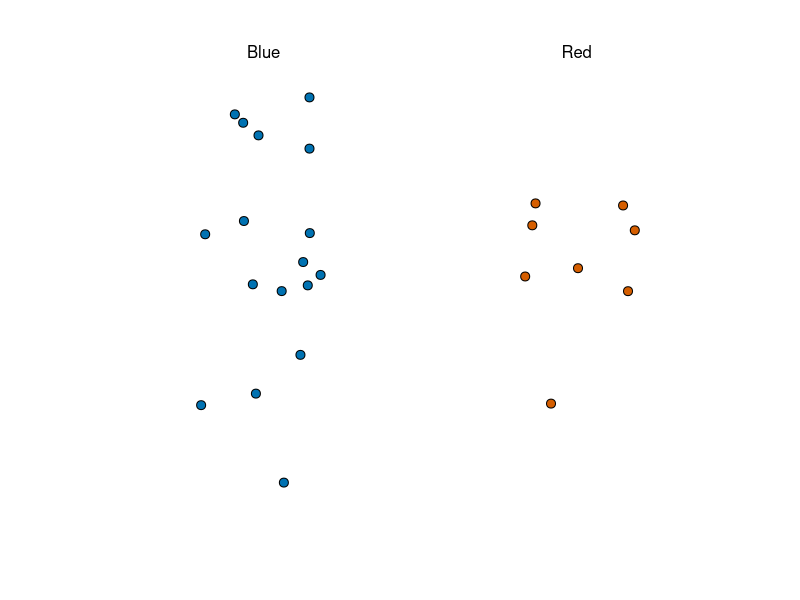
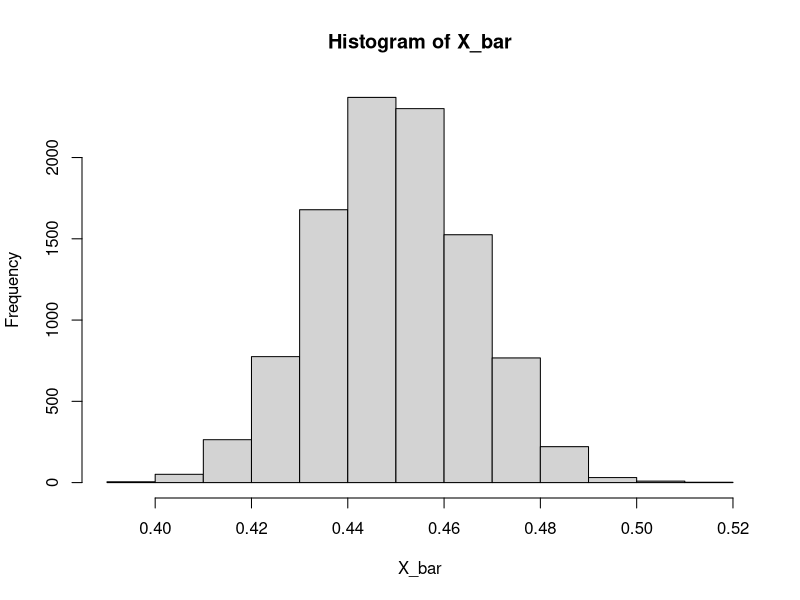
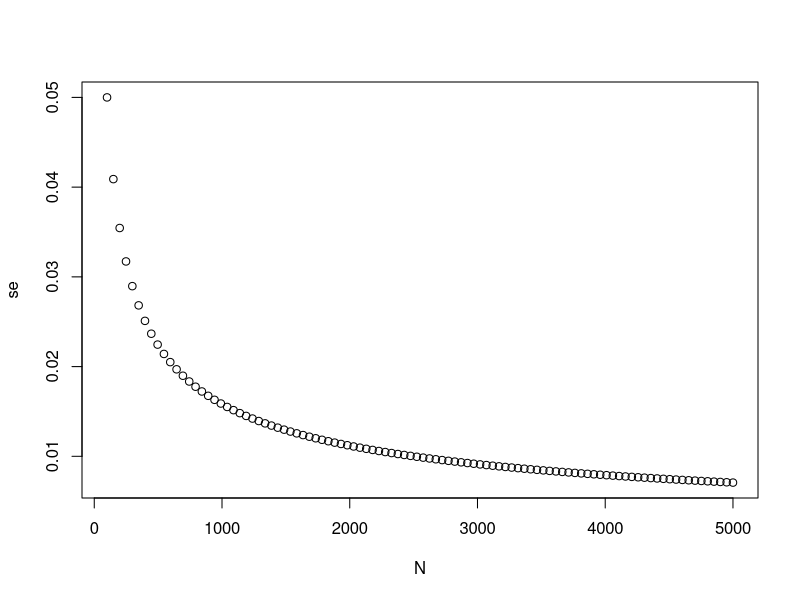
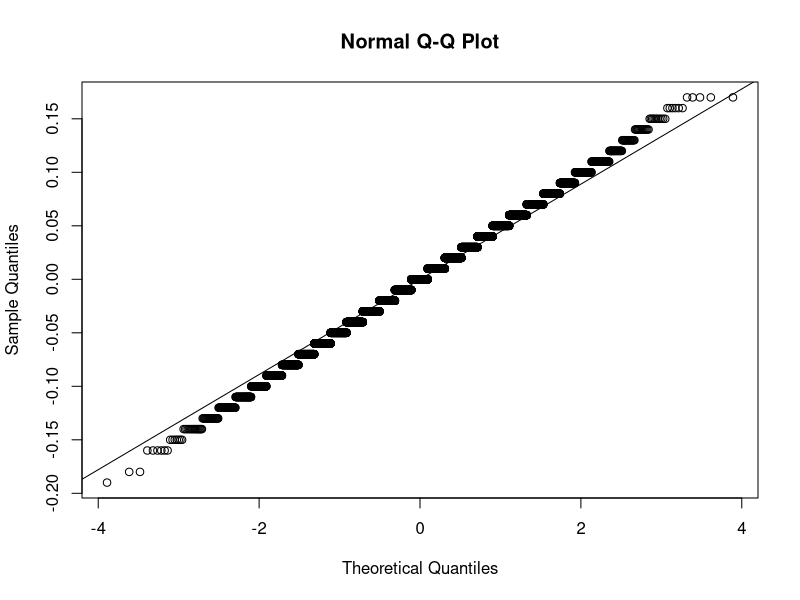
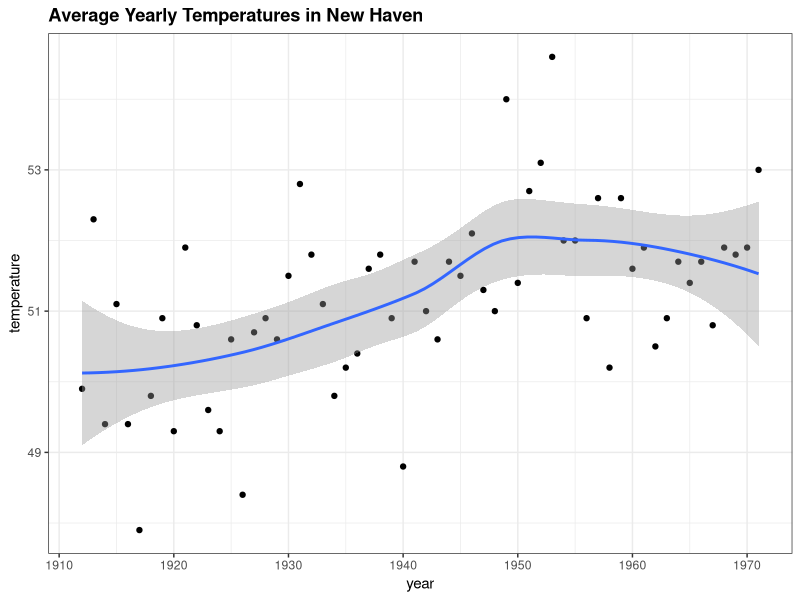

Reproduce these figures in R, in order. (Note: this script raises an error after producing the figures.)
library(tidyverse)
library(dslabs)
ds_theme_set()
take_poll(25) 
# dslabs equivalent to draw random sample of 25 beads from urn of blue and red beads
# Computing estimate of std error
X_bar <- 0.48
se_hat <- sqrt(X_bar*(1 - X_bar)/25)
se_hat # approx 0.100

# Probability of being within 1% of p or population mean
pnorm(0.01/se_hat) - pnorm(-0.01/se_hat) # 0.08 or 8%

# Probability of 2 SEs from p or populaton mean
pnorm(2) - pnorm(-2) # 95%

## Monte Carlo Simulation for testing CLT on urn model
# urn model - BUT cannot run due p unknown
# B <- 10000 # beads in urn
# N <- 1000 # sample size
# X_bar <- replicate(B, {
#   X <- sample(c(0,1), size = N, replace = TRUE, prob = c(1-p, p))
#   mean(X)
# })

# testing for 1 example at p = 0.45
# theory
X_bar <- 0.45
se_hat <- sqrt(X_bar*(1 - X_bar)/1000)
se_hat # approx 0.0157 or 1.6%

# monte carlo sim
B <- 10000 # beads in urn
N <- 1000 # sample size
X_bar <- replicate(B, {
  X <- sample(c(0,1), size = N, replace = TRUE, prob = c(1-0.45, 0.45))
  mean(X)
})
sd(X_bar) # 0.0156 or 1.6%
# plot histogram to check if distribution is normal
hist(X_bar) # appears to be normal distribution

# DC Ex1
# Write a function called `take_sample` that takes `p` and `N` as arguements and 
#returns the average value of a randomly sampled population.
take_sample <-  function(p, N) {
  X <- sample(c(0,1), size = N, replace = TRUE, prob = c(1-p, p)) 
  mean(X)
  }


# Use the `set.seed` function to make sure your answer matches the expected result after 
# random sampling
set.seed(1)

# Define `p` as the proportion of Democrats in the population being polled
p <- 0.45

# Define `N` as the number of people polled
N <- 100

# Call the `take_sample` function to determine the sample average of `N` randomly 
#selected people from a population containing a proportion of Democrats equal to `p`. Print this value to the console.
take_sample(p, N)

# DC Ex2
# Define `p` as the proportion of Democrats in the population being polled
p <- 0.45

# Define `N` as the number of people polled
N <- 100

# The variable `B` specifies the number of times we want the sample to be replicated
B <- 10000

# Use the `set.seed` function to make sure your answer matches the expected result 
#after random sampling
set.seed(1)

# Create an objected called `errors` that replicates subtracting the result of the 
#`take_sample` function from `p` for `B` replications
errors <- replicate(B, {
  p - take_sample(p, N)
})

# Calculate the mean of the errors. Print this value to the console.
mean(errors) # -4.9e-05


# Ex8 plotting SE vs N
N <- seq(100, 5000, len = 100)
p <- 0.5
se <- sqrt(p*(1-p)/N)
plot(N, se)


# Ex11 make a qq-plot of errors to see if they flw a normal distribution
qqnorm(errors)
qqline(errors)


# Ex12 estimating prob of x_bar > 0.5
p <- 0.45
N <- 100
X_bar <- p
se_hat <- sqrt(X_bar*(1-X_bar)/N)
se_hat
1 - pnorm((0.5-0.45)/se_hat) # 1 - prob of X_bar <= 0.5 =  0.1574393
# actually prob x-bar < 0.5 ----- 1 - ccc = prob >= 0.5

# Ex13 estimating prob of specific error size
# Define `N` as the number of people polled
N <-100

# Define `X_hat` as the sample average
X_hat <- 0.51

# Define `se_hat` as the standard error of the sample average
se_hat <- sqrt(X_hat*(1-X_hat)/N)
se_hat

# Calculate the probability that the error is 0.01 or larger
1 - pnorm(0.01/se_hat) + pnorm(-0.01/se_hat) # 0.8414493

# grader wants:
# # Define `N` as the number of people polled
# N <-100
# 
# # Define `X_hat` as the sample average
# X_hat <- 0.51
# 
# # Define `se_hat` as the standard error of the sample average
# se_hat <- sqrt(X_hat*(1-X_hat)/N)
# 
# # Calculate the probability that the error is 0.01 or larger
# 1 - pnorm(0.01, mean = 0, sd = se_hat) + pnorm(-0.01, mean = 0, sd = se_hat)


# 0.8414493


## Confidence Intervals
# from geom_smooth
data("nhtemp")
data.frame(year=as.numeric(time(nhtemp)), temperature=as.numeric(nhtemp)) %>%
  ggplot(aes(year, temperature)) +
  geom_point() +
  geom_smooth() +
  ggtitle("Average Yearly Temperatures in New Haven")

# Monte Carlo simulation
p <- 0.45
N <- 1000
X <- sample(c(0,1), size = N, replace = TRUE, prob = c(1-p,p))
X_hat <- mean(X)
SE_hat <- sqrt(X_hat*(1-X_hat)/N)
c(X_hat - 2*SE_hat, X_hat + 2*SE_hat)

# prob of p between 2 SE_hat
pnorm(2) - pnorm(-2) # approx 95%

# qnorm vs pnorm
qnorm(.975) #  1.959964 = z for 95% CI
qnorm(.995) # 2.575829 = Z for 99% CI
pnorm(2.575829) # 0.995
pnorm(2.575829) - pnorm(-2.575829) # 99% CI
pnorm(qnorm(0.995)) # 0.995
# pnorm(1 - qnorm(0.995)) # 0.05753257 ERROR code
pnorm(qnorm(1 - 0.995)) # 0.05

# Monte Carlo sim for CIs
B <- 10000
inside <- replicate(B, {
  X <- sample(c(0,1), size = N, replace = TRUE, prob = c(1-p,p))
  X_hat <- mean(X)
  SE_hat <- sqrt(X_hat*(1-X_hat)/N)
  between(p, X_hat - 2*SE_hat, X_hat + 2*SE_hat)
})
mean(inside)

# Power
# CI for spread = 2p - 1 >> 2p - 1 +/- 2SE
N <- 25
X_hat <- 0.48
(2*X_hat -1) + c(-2,2)*2*sqrt(X_hat*(1-X_hat)/sqrt(N)) 

# P-Values - is the spread bigger than 0: Null Hypothesis = spread is 0
# for spread of 0.04 what is proability of spread being greater than 2 and
# including 0?
N <- 100
z <- sqrt(N)*0.02/0.5
1 - (pnorm(z) - pnorm(-z)) # 0.6891565 - hence cannot reject Null Hypothesis


### Statistical Models
## Poll Aggretators
# Monte Carlo simulation using 2012 election 3.9% as spread between the 2 candidates
d <- 0.039
Ns <- c(1298, 533, 1342, 897, 774, 254, 812, 324, 1291, 1056, 2172, 516)
# mimics actual poll sizes
p <- (d+1)/2 # proportion of people voting for 'Obama'

confidence_intervals <- sapply(Ns, function(N) {
  # X <- sample(c(0,1), size=N, replace=TRUE, prob=c(1-p, p)) # using size N
  X <- sample(c(0,1), size=Ns, replace=TRUE, prob=c(1-p, p)) # using size Ns
  X_hat <- mean(X) # proportion of people voting for Obama in each sample
  SE_hat <- sqrt(X_hat*(1-X_hat)/N)
  2*c(X_hat, X_hat - 2*SE_hat, X_hat + 2*SE_hat) - 1 # CI for spread?
})

polls <- data.frame(poll=1:ncol(confidence_intervals),
                    t(confidence_intervals),
                    sample_size=Ns)
names(polls) <- c("poll", "estimate", "low", "high", "sample_size")
polls

# aggregating the polls
sum(polls$sample_size)
d_hat <- polls %>%
  summarise(avg = sum(estimate*sample_size) / sum(sample_size)) %>%
  .$avg

p_hat <- (1+d_hat)/2
moe <- 2*1.96*sqrt(p_hat*(1-p_hat)/sum(polls$sample_size))
moe # 0.018
round(d_hat*100, 1)
round(moe*100, 1)

# Pollsters and multilevel models
# Poll Data and Pollster Bias
data(polls_us_election_2016)
names(polls_us_election_2016)

# Filtering in only national polls, on or after Oct 31 2016 and 
# grade A or better and ungraded
polls <- polls_us_election_2016 %>%
  filter(state == "U.S." & enddate >= "2016-10-31" & 
           (grade %in% c("A+", "A", "A-", "B+") | is.na(grade)))

polls <- polls %>%
  mutate(spread = rawpoll_clinton/100 - rawpoll_trump/100)

d_hat <- polls %>%
  summarise(d_hat = sum(spread*samplesize) / sum(samplesize)) %>%
  .$d_hat

d_hat

p_hat <- (d_hat+1)/2

# margin of error - 'std error' on spread on all polls as 1 giant poll
moe <- 2*1.96*sqrt(p_hat*(1-p_hat)/sum(polls$samplesize))

# histogram of polls
polls %>%
  ggplot(aes(spread)) +
  geom_histogram(color = "black", binwidth = .01)

# pollster table - summarise(n()) shows number of occurrences of pollster
polls %>% group_by(pollster) %>% summarise(n())

# limit to pollsters' who polled more than 6 times
polls %>% group_by(pollster) %>%
  filter(n() >= 6) %>%
  ggplot(aes(pollster, spread)) +
  geom_point() +
  theme(axis.text.x = element_text(angle = 90, hjust = 1))

# std errors
polls %>% group_by(pollster) %>%
  filter(n() >= 6) %>%
  summarise(se = 2*sqrt(p_hat*(1-p_hat)/median(samplesize)))



### Data-driven Models
# collect pollster's last result and show histogram
one_poll_per_pollster <- polls %>% group_by(pollster) %>%
  filter(enddate == max(enddate)) %>%
  ungroup()
one_poll_per_pollster %>%
  ggplot(aes(spread)) +
  geom_histogram(binwidth = 0.01)

# sd for spread where poll has contnuous p
sd(one_poll_per_pollster$spread)

# confidence interval
results <- one_poll_per_pollster %>%
  summarise(avg = mean(spread), se = sd(spread)/sqrt(length(spread))) %>%
  mutate(start = avg - 1.96*se, end = avg + 1.96*se)
round(results*100, 1)



### Bayesian Stats
# Monte Carlo simulation to investigate test for cystic fibrosis
prev <- 0.00025 # prevalence of disease
N <- 100000
outcome <- sample(c("Disease", "Healthy"), N, replace = TRUE, prob = c(prev, 1-prev))
N_D <- sum(outcome == "Disease") # no. with disease
N_D
N_H <- sum(outcome == "Healthy") # no. healthy
N_H

# investigate false positives
accuracy <- 0.99
test <- vector("character", N)
test[outcome=="Disease"] <- sample(c("+", "-"), N_D, replace = TRUE, prob = c(accuracy, 1 - accuracy))
test[outcome=="Healthy"] <- sample(c("-", "+"), N_H, replace = TRUE, prob = c(accuracy, 1 - accuracy))

table(outcome, test)

### Election Forecasting
# Compute posterior distribution for spread d to report probablity > 0 given observed poll data.
mu <- 0 # expected value
tau <- 0.035 # based of past observed data
sigma <- results$se
Y <- results$avg
B <- sigma^2 / (sigma^2 + tau^2)

posterior_mean <- B*mu + (1-B)*Y
posterior_se <- sqrt(1/ (1/sigma^2 + 1/tau^2))

posterior_mean # 0.02808534
posterior_se # 0.006149604

# credible interval
posterior_mean + c(-1.96, 1.96)*posterior_se

# probability of spread being > 0
1 - pnorm(0, posterior_mean, posterior_se) # 0.9999975

# simulating 6 data points for polls with N = 2000 and d = .021
J <- 6
N <- 2000
d <- 0.21
p <- (d+1)/2 # prob of clinton success over trum d = clin - trum
X <- d + rnorm(J, 0, 2*sqrt(p*(1-p)/N))

# simulating data points J polls carried out by I pollsters 
I <- 5
J <- 6
N <- 2000
d <- 0.21
p <- (d+1)/2 # prob of clinton success over trum d = clin - trum
X <- sapply(1:I, function(i){
  d + rnorm(J, 0, 2*sqrt(p*(1-p)/N))
 })

datx <- stack(as.data.frame(X))
head(datx)

ggplot(datx, aes(x = ind, y = values)) + geom_point()

# adding house effect for pollster variability 
I <- 5
J <- 6
N <- 2000
d <- 0.21
p <- (d+1)/2 # emulate prob of clinton success over trum d = clin - trum
h <- rnorm(I, 0, 0.025)
X <- sapply(1:I, function(i){
  d + h[i] + rnorm(J, 0, 2*sqrt(p*(1-p)/N))
})

# adding general bias b = 0.025
mu <- 0 # expected value
tau <- 0.035 # based of past observed data
sigma <- sqrt(results$se^2 + 0.025^2)
Y <- results$avg
B <- sigma^2 / (sigma^2 + tau^2)

posterior_mean <- B*mu + (1-B)*Y
posterior_se <- sqrt(1/ (1/sigma^2 + 1/tau^2))

# probability of spread being > 0
1 - pnorm(0, posterior_mean, posterior_se) # 0.8174373

## predicting the Electoral College
results_us_election_2016 %>% arrange(desc(electoral_votes)) %>% top_n(5, electoral_votes)

results <- polls_us_election_2016 %>%
  filter(state != "U.S." &
           !grepl("CD", state) &
           enddate >= "2016-10-31" &
           (grade %in% c("A+", "A", "A-", "B+") | is.na(grade))) %>%
  mutate(spread = rawpoll_clinton/100 - rawpoll_trump/100) %>%
  group_by(state) %>%
  summarise(avg = mean(spread), sd = sd(spread), n = n()) %>%
  mutate(state = as.character(state))

results %>% arrange(abs(avg))

str(results)
# left_join results / results_us_election
results <- left_join(results, results_us_election_2016, by = "state")
str(results)

# no polls in flwg states
results_us_election_2016 %>% filter(!state %in% results$state)

# adding std deviation to the states where reqd
results <- results %>%
  mutate(sd = ifelse(is.na(sd), median(results$sd, na.rm = TRUE), sd))
str(results)

# Monte Carlo sim using Bayesian calculation with tau = 0.02
mu <- 0
tau <- 0.02
results %>% mutate(sigma = sd/sqrt(n),
                   B = sigma^2 / (sd^2 + tau^2),
                   posterior_mean = B*mu + (1-B)*avg,
                   posterior_se = sqrt( 1/(1/sigma^2 + 1/tau^2))) %>%
  arrange(abs(posterior_mean))
str(results)

# plotting posterior_mean vs avg

results %>% mutate(sigma = sd/sqrt(n), 
                   B = sigma^2 / (sigma^2 + tau^2),
                   posterior_mean = B*mu + (1-B)*avg,
                   posterior_se = sqrt( 1/ (1/sigma^2 + 1/tau^2))) %>%
  ggplot(aes(avg, posterior_mean, size = n)) + geom_point() + 
  geom_abline(slope = 1, intercept = 0)

# repeat 10000 times and only keep Clinton electoral votes; 
# add 7 for Rhodes and DC which have no polls but clinton is usre to win
mu <- 0
tau <- 0.02
clinton_EV <- replicate(1000, {
  results %>% mutate(sigma = sd/sqrt(n), 
                     B = sigma^2 / (sigma^2 + tau^2),
                     posterior_mean = B*mu + (1-B)*avg,
                     posterior_se = sqrt( 1/ (1/sigma^2 + 1/tau^2)),
                     simulated_result = rnorm(length(posterior_mean), posterior_mean, posterior_se),
                     clinton = ifelse(simulated_result>0, electoral_votes, 0)) %>% 
    summarize(clinton = sum(clinton)) %>% 
    .$clinton + 7## 7 for Rhode Island and D.C.
})
mean(clinton_EV>269) # 0.999

# histogram
data.frame(clinton_EV) %>%
  ggplot(aes(clinton_EV)) +
  geom_histogram(binwidth = 1) +
  geom_vline(xintercept = 269)

# modifying bias to reflect larger bias at state level
mu <- 0
tau <- 0.02
bias_sd <- 0.03
clinton_EV <- replicate(1000, {
  results %>% mutate(sigma = sqrt(sd^2/n + bias_sd^2), 
                     B = sigma^2 / (sigma^2 + tau^2),
                     posterior_mean = B*mu + (1-B)*avg,
                     posterior_se = sqrt( 1/ (1/sigma^2 + 1/tau^2)),
                     simulated_result = rnorm(length(posterior_mean), posterior_mean, posterior_se),
                     clinton = ifelse(simulated_result>0, electoral_votes, 0)) %>% 
    summarize(clinton = sum(clinton)) %>% 
    .$clinton + 7## 7 for Rhode Island and D.C.
})
mean(clinton_EV>269) # 0.835
